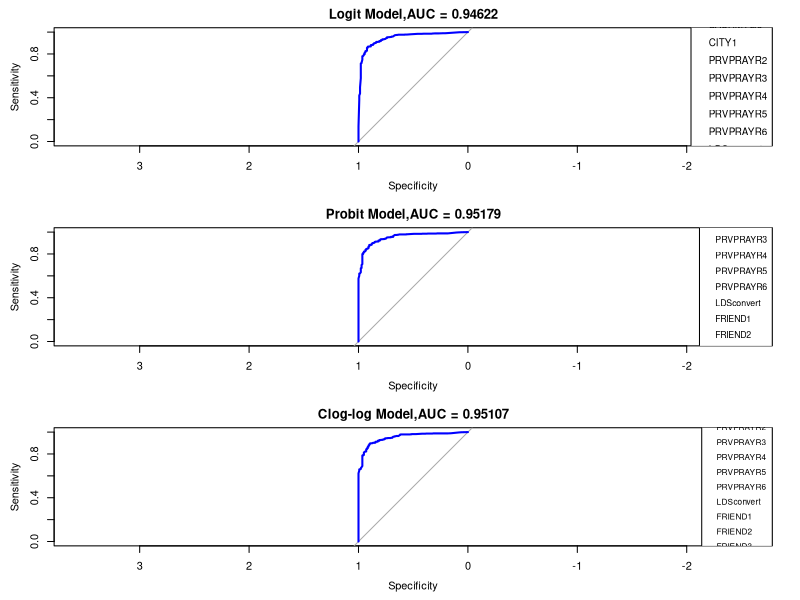
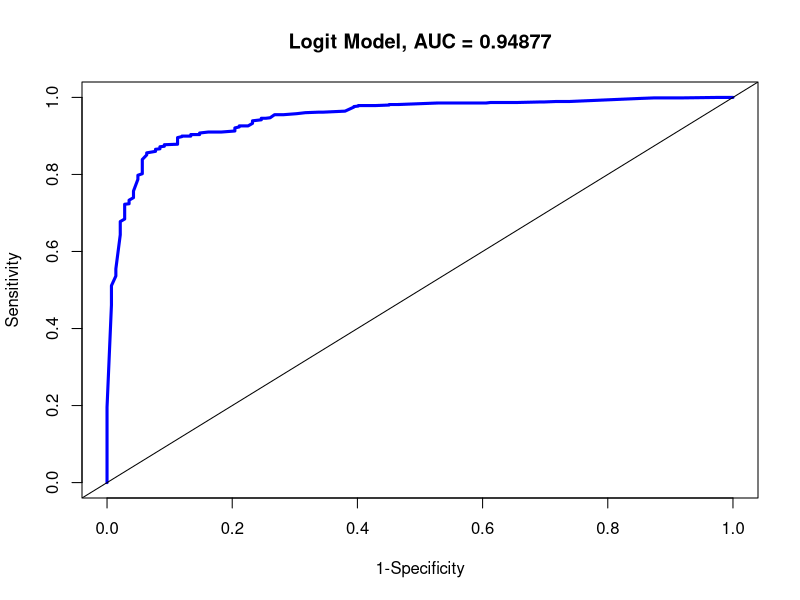
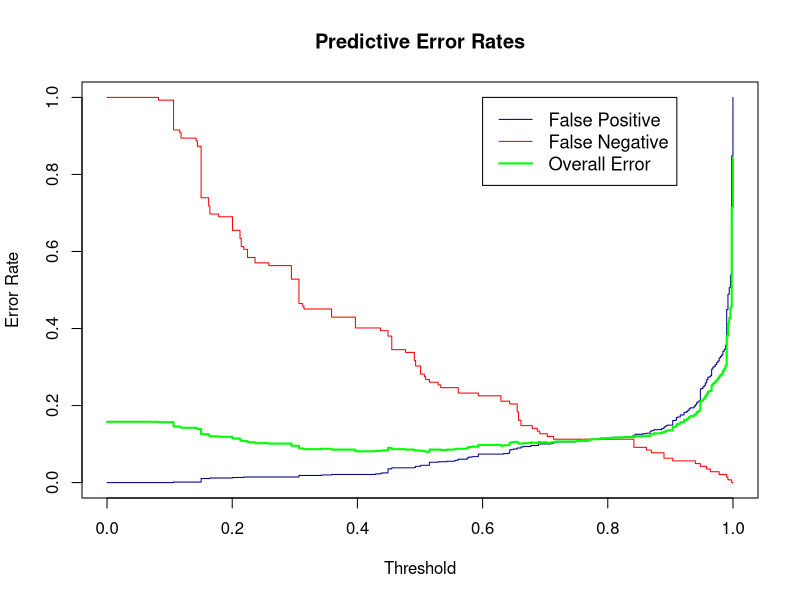

Here is the R script that generated these plots, in order:
art.roc <- function(y,p,n=1e3) {
  p0 <- seq(0,1,len=n)
  O <- matrix(0,n,2)
  colnames(O) <- c("1-Specificity","Sensitivity")

  for (i in 1:n) {
    p.hat <- ifelse(p>p0[i],1,0)

    true.ind <- which(y==1)
    false.ind <- which(y==0)
    sens <- mean(y[true.ind]==p.hat[true.ind])
    spec <- mean(y[false.ind]==p.hat[false.ind])

    O[i,1] <- 1-spec
    O[i,2] <- sens
  }
  O
}

library(pROC)
library(foreign)
dat_slc <- read.csv("data/slcmormon.txt")
dat_sf <- data.frame(read.spss("data/sfsample.SAV"))

### data cleaning
# initialize
x = data.frame(matrix(0, nrow(dat_slc) + nrow(dat_sf), 14))
colnames(x) = c("CITY", "LDS", "PRNTACTV", "SACRMTG", "AGE",
    "INCOME", "EDUC", "PRVPRAYR", "READSCRP", "MARITAL",
    "SEX", "PSTH", "FRIEND", "MISSION")
# 256, 28, 251, 252, 271, 36, 33, 270, 269, 3, 4, 6

# city indicator (0 for SF, 1 for SLC)
x$CITY = c(rep(0, nrow(dat_sf)), rep(1, nrow(dat_slc)))

# born in the church, or convert (7)
temp_sf = ifelse(dat_sf[,7] == "Born in the LDS Church, but no longer affiliated" |
    dat_sf[,7] == "Life-long member and still affiliated", "birth", "convert")
temp_slc = ifelse(dat_slc[,7] == 1 | dat_slc[,7] == 2, "birth", "convert")
x$LDS = c(temp_sf, temp_slc)

# parents activity level (256)
x$PRNTACTV = c(dat_sf[,256], dat_slc[,256])

# sacrament meeting attendance (28)
x$SACRMTG = c(dat_sf[,28], dat_slc[,28])

# age, continu-ized (251)
x$AGE = c(dat_sf[,251], dat_slc[,251])
for (i in 1:length(x$AGE)){
    if (is.na(x$AGE[i]))
        next
    if (x$AGE[i] == 1) x$AGE[i] = 20
    if (x$AGE[i] == 2) x$AGE[i] = 25
    if (x$AGE[i] == 3) x$AGE[i] = 30
    if (x$AGE[i] == 4) x$AGE[i] = 35
    if (x$AGE[i] == 5) x$AGE[i] = 40
    if (x$AGE[i] == 6) x$AGE[i] = 45
    if (x$AGE[i] == 7) x$AGE[i] = 50
    if (x$AGE[i] == 8) x$AGE[i] = 55
    if (x$AGE[i] == 9) x$AGE[i] = 60
    if (x$AGE[i] == 10) x$AGE[i] = 65
    }

# income continu-ized (252) (smaller)
x$INCOME = c(dat_sf[,252], dat_slc[,252])
for (i in 1:length(x$INCOME)){
    if (is.na(x$INCOME[i]))
        next
    if (x$INCOME[i] == 1) x$INCOME[i] = 4000
    if (x$INCOME[i] == 2) x$INCOME[i] = 5000
    if (x$INCOME[i] == 3) x$INCOME[i] = 6000
    if (x$INCOME[i] == 4) x$INCOME[i] = 7000
    if (x$INCOME[i] == 5) x$INCOME[i] = 8000
    if (x$INCOME[i] == 6) x$INCOME[i] = 9000
    if (x$INCOME[i] == 7) x$INCOME[i] = 10000
    if (x$INCOME[i] == 8) x$INCOME[i] = 11000
    if (x$INCOME[i] == 9) x$INCOME[i] = 15000
    if (x$INCOME[i] == 10) x$INCOME[i] = 20000
    if (x$INCOME[i] == 11) x$INCOME[i] = 35000
    if (x$INCOME[i] == 12) x$INCOME[i] = 50000
    }

# education level (271)
x$EDUC = c(dat_sf[,271], dat_slc[,271])

# private prayer (36)
x$PRVPRAYR = c(dat_sf[,36], dat_slc[,36])

# scripture reading (33)
x$READSCRP = c(dat_sf[,33], dat_slc[,33])

# marital status (270)
x$MARITAL = c(dat_sf[,270], dat_slc[,270])

# sex (269)
x$SEX = 2 - c(dat_sf[,269], dat_slc[,269])

# priesthood office (3)
x$PSTH = c(dat_sf[,3], dat_slc[,3])
x$PSTH[x$SEX == 0] = 0  # set priesthood to 0 if female
                        # may need to deal with this
                        # just ignore priesthood office?

# lds friends (4)
x$FRIEND = c(dat_sf[,4], dat_slc[,4])

# lds friends (6)
x$MISSION = c(dat_sf[,6], dat_slc[,6]) - 1

# response
temp_sf = ifelse(dat_sf[,7] == "Born in the LDS Church, but no longer affiliated" |
    dat_sf[,7] == "Once converted, but no longer affiliated", 0, 1)
temp_slc = ifelse(dat_slc[,7] == 1 | dat_slc[,7] == 4, 0, 1)
y = c(temp_sf, temp_slc)

# mising values
miss.y = which(is.na(y))
miss.x = NULL
for (i in 1:ncol(x))
    miss.x = unique(c(miss.x, which(is.na(x[,i]))))
# every row that has at least one missing value
miss.all = c(miss.y, miss.x)

# counts for responses after removing missing values
table(y[-miss.all])

# check to make sure they are removed
sum(is.na(y[-miss.all]))
sum(is.na(x[-miss.all,]))

y = y[-miss.all]
x = x[-miss.all,]

# make all the x's factors (except age and income)
x[,names(x)] = lapply(x[,names(x)], factor)
x$AGE = c(x$AGE)
x$INCOME = c(x$INCOME)


### model fitting
#mod = glm(y ~ ., data = x, family = binomial(link=logit))
#summary(mod)
#
#mod = glm(y ~ CITY + SEX + AGE + INCOME, data = x, family = binomial)
#summary(mod)

fit.model <- function(my.link="logit") {
  mod.int <- glm(y~1, data=x, family=binomial(link=my.link))
  mod.all <- glm(y~., data=x, family=binomial(link=my.link))
  mod.forward <- step(mod.int, scope=list(lower=mod.int,upper=mod.all), 
                      direction='both',data=x) 
  #summary(mod)

  resp <- predict(mod.forward,type="response")
  my.roc <- roc(y,resp)
  #plot(my.roc)
  my.auc <- auc(my.roc)+0
  
  out <- list("model"=mod.forward,"roc"=my.roc,"auc"=round(my.auc,5))
}


mod.logit <- fit.model("logit") 
mod.probit <- fit.model("probit") 
mod.cloglog <- fit.model("cloglog") 

summary(mod.logit$mod)

par(mfrow=c(3,1))
  plot(mod.logit$roc,main=paste("Logit Model,AUC =",mod.logit$auc),col="blue")
  legend("right",legend=names(mod.logit$model$coef),cex=.9,title="Covariates")
  plot(mod.probit$roc,main=paste("Probit Model,AUC =",mod.probit$auc),col="blue")
  legend("right",legend=names(mod.probit$model$coef),cex=.8,title="Covariates")
  plot(mod.cloglog$roc,main=paste("Clog-log Model,AUC =",mod.cloglog$auc),col="blue")
  legend("right",legend=names(mod.cloglog$model$coef),cex=.75,title="Covariates")
par(mfrow=c(1,1))

# Notes from Arthur:
#   - Should we go with the Logit model because AUC is just slightly (<.01) smaller
#     than clog-log and probit models, but is easier to interpret, and has the 
#     fewest number of covariates?
##############################################################################

final.mod <- function(my.link="logit") {
  temp <- glm(y~CITY+PRVPRAYR+CITY*PRVPRAYR+FRIEND+SACRMTG+LDS,data=x,
              family=binomial(link=my.link))
  resp <- predict(temp,type="response")
  my.roc <- roc(y,resp)
  #plot(my.roc)
  my.auc <- auc(my.roc)+0
  out <- list("model"=temp,"roc"=my.roc,"auc"=round(my.auc,5))
}

my.mod.logit <- final.mod()
my.mod.probit <- final.mod("probit")
my.mod.cloglog <- final.mod("cloglog")

summary(my.mod.logit$mod)
summary(my.mod.probit$mod)
summary(my.mod.cloglog$mod)

library(xtable)
xtable(my.mod.logit$mod)

make.my.plots <- function() {
  p.log <- art.roc(y,predict(my.mod.logit$mod,type="response"))
  plot(p.log,main=paste("Logit Model, AUC =",my.mod.logit$auc),col="blue",
       type="l",lwd=3)
  abline(0,1)     
}
 
pdf("auc.pdf")
  make.my.plots() 
dev.off()

####################################### MICKEY
n <- nrow(x)
m = 500
lower = 0
upper = 1
cutoff = seq(lower,upper,length=m)
pos.rate = double(m)
neg.rate = double(m)
error = double(m)

p <- predict(my.mod.logit$mod,type="response")
for (i in 1:m){
    t.pos = sum(y == 1 & p > cutoff[i])
    t.neg = sum(y == 0 & p < cutoff[i])
    total.neg = (n-0)-sum(y)
    total.pos = sum(y)

    pos.rate[i] = 1-t.pos/total.pos
    neg.rate[i] = 1-t.neg/total.neg
    error[i] = 1-(t.pos+t.neg)/(n-0)
    }

pdf("error.pdf")
plot(cutoff, pos.rate, type='s', col="darkblue", ylab="Error Rate",
    xlab="Threshold", main="Predictive Error Rates")
points(cutoff, neg.rate, type='s', col="red")
points(cutoff, error, type='s', col="green", lwd=2)
legend(0.6, 1, legend=c("False Positive", "False Negative", "Overall Error"),
    col=c("darkblue", "red", "green"), lwd=c(1,1,2), lty=1, cex=1.1)
dev.off()
